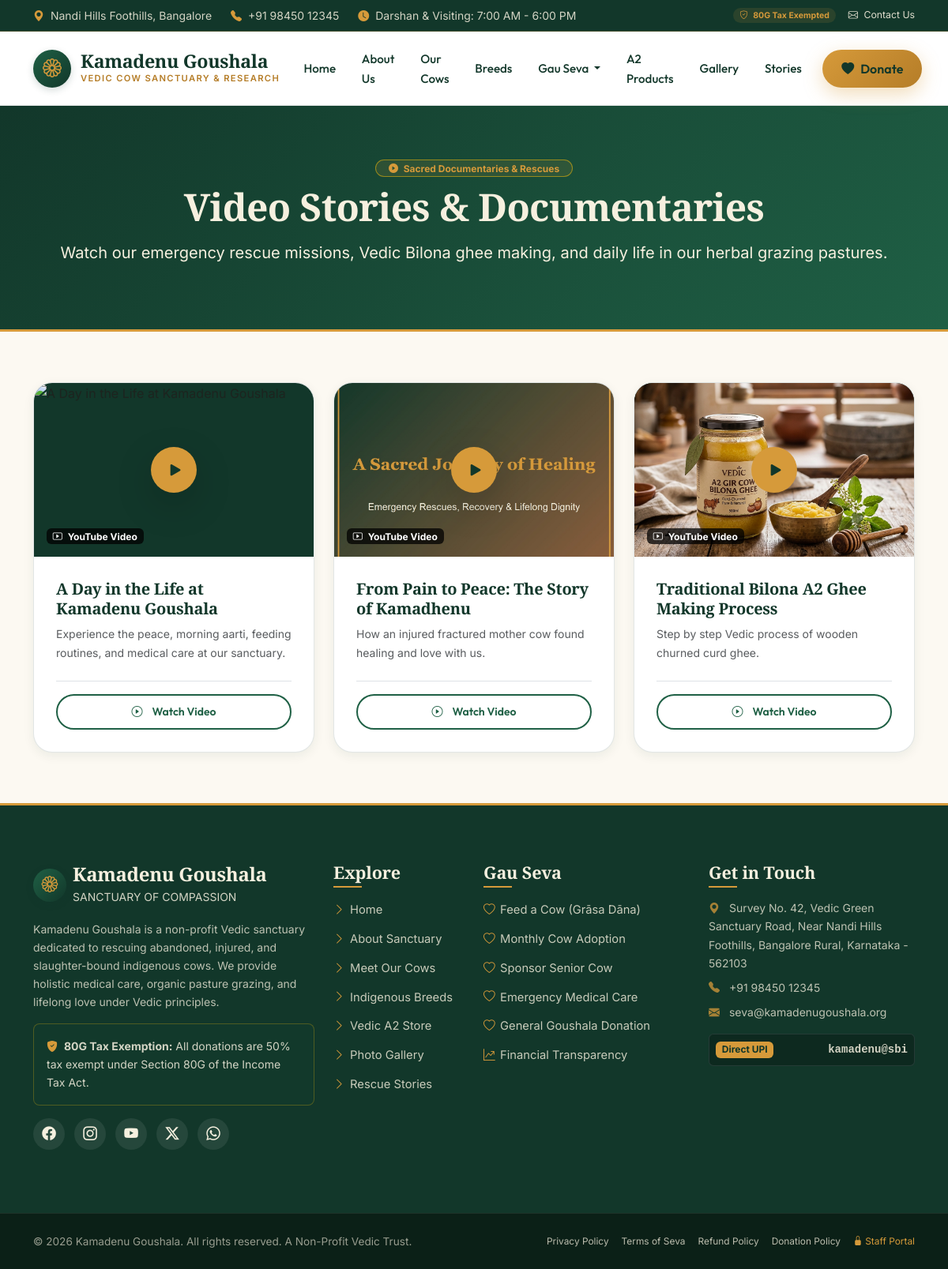
/videos.php, run on the app's committed database.
### tables this page shows
CREATE TABLE `videos` (
  `id` INT UNSIGNED AUTO_INCREMENT PRIMARY KEY,
  `title` VARCHAR(150) NOT NULL,
  `youtube_url` VARCHAR(255) NOT NULL,
  `youtube_video_id` VARCHAR(50) NOT NULL,
  `thumbnail` VARCHAR(255) DEFAULT NULL,
  `description` TEXT DEFAULT NULL,
  `display_order` INT DEFAULT 0,
  `created_at` TIMESTAMP DEFAULT CURRENT_TIMESTAMP
);

### config/app.php (called while the page is built, shortened)
<?php
require_once KAMADENU_ROOT . '/config/database.php';
spl_autoload_register(function ($class) {
    $classFile = KAMADENU_ROOT . '/classes/' . str_replace('\\', '/', $class) . '.php';
    if (file_exists($classFile)) {
        return;
    }
});
require_once KAMADENU_ROOT . '/includes/functions.php';

### config/database.php (called while the page is built, shortened)
<?php
function get_db_connection(): PDO {
    static $pdo = null;
    if ($pdo === null) {
        $dsn = sprintf(
            'mysql:host=%s;port=%s;dbname=%s;charset=%s',
            DB_HOST,
            DB_PORT,
            DB_NAME,
            DB_CHARSET
        );
        $options = [
            PDO::ATTR_ERRMODE            => PDO::ERRMODE_EXCEPTION,
            PDO::ATTR_DEFAULT_FETCH_MODE => PDO::FETCH_ASSOC,
            PDO::ATTR_EMULATE_PREPARES   => false,
            PDO::MYSQL_ATTR_INIT_COMMAND => "SET NAMES utf8mb4 COLLATE utf8mb4_unicode_ci, time_zone = '+05:30'"
        ];
        try {
            $pdo = new PDO($dsn, DB_USER, DB_PASS, $options);
        } catch (PDOException $e) {
            error_log('Database Connection Error: ' . $e->getMessage());
            throw new RuntimeException('Unable to establish database connection. Please ensure MySQL service is running.');
        }
    }
    return $pdo;
}

### classes/Database.php (called while the page is built, shortened)
<?php
class Database {
    private static ?PDO $pdo = null;
    public static function getConnection(): PDO {
        if (self::$pdo === null) {
            self::$pdo = get_db_connection();
        }
        return self::$pdo;
    }
    public static function fetchAll(string $sql, array $params = []): array {
        $stmt = self::getConnection()->prepare($sql);
        $stmt->execute($params);
        return $stmt->fetchAll(PDO::FETCH_ASSOC);
    }
}

### includes/functions.php (called while the page is built, shortened)
<?php
function e(?string $value): string {
    return htmlspecialchars($value ?? '', ENT_QUOTES | ENT_SUBSTITUTE, 'UTF-8');
}

### videos.php (the view, shortened to what this page needs)
<?php
require_once __DIR__ . '/includes/header.php';
$videos = Database::fetchAll("SELECT * FROM videos ORDER BY display_order ASC, id DESC");
?>
<section class="page-hero">
    <div class="container text-center">
        <span class="badge bg-gold-subtle text-gold px-3 py-1 rounded-pill mb-2 border border-warning border-opacity-50">
            <i class="bi bi-play-circle-fill me-1"></i> Sacred Documentaries & Rescues
        </span>
        <h1 class="page-hero-title">Video Stories & Documentaries</h1>
        <p class="fs-5 text-cream opacity-90 mx-auto max-w-700">
            Watch our emergency rescue missions, Vedic Bilona ghee making, and daily life in our herbal grazing pastures.
        </p>
    </div>
</section>
<section class="py-5 bg-cream-soft">
    <div class="container py-3">
        <div class="row g-4">
            <?php foreach ($videos as $v):
            ?>
            <div class="col-md-6 col-lg-4">
                <div class="heritage-card h-100 d-flex flex-column">
                    <div class="position-relative cursor-pointer video-thumb-box overflow-hidden" style="height: 220px; background-color: var(--color-forest-dark);" onclick="openVideoPlayer('<?= e($v['youtube_video_id']); ?>', '<?= e(addslashes($v['title'])); ?>')">
                        <div class="position-absolute top-50 start-50 translate-middle">
                            <div class="rounded-circle bg-gold text-forest-dark d-flex align-items-center justify-content-center shadow-lg" style="width: 58px; height: 58px; font-size: 1.6rem;">
                                <i class="bi bi-play-fill ms-1"></i>
                            </div>
                        </div>
                        <span class="position-absolute bottom-0 start-0 m-3 badge bg-black bg-opacity-75 text-white small">
                            <i class="bi bi-play-btn me-1"></i> YouTube Video
                        </span>
                    </div>
                    <div class="heritage-card-inner d-flex flex-column flex-grow-1">
                        <h3 class="h5 font-serif text-forest-dark mb-2"><?= e($v['title']); ?></h3>
                        <p class="small text-muted mb-4 flex-grow-1">
                            <?= e($v['description']); ?>
                        </p>
                        <div class="pt-3 border-top mt-auto">
                            <button type="button" class="btn btn-outline-forest btn-sm rounded-pill w-100" onclick="openVideoPlayer('<?= e($v['youtube_video_id']); ?>', '<?= e(addslashes($v['title'])); ?>')">
                                <i class="bi bi-play-circle me-1"></i> Watch Video
                            </button>
                        </div>
                    </div>
                </div>
            </div>
            <?php endforeach; ?>
        </div>
    </div>
</section>
<?php require_once __DIR__ . '/includes/footer.php'; ?>

### assets/css/style.css (style rules this page uses)
:root { --color-forest-dark: #12372A; --color-forest: #1F6045; --color-forest-light: #2A7E5B; --color-gold: #D69A3A; --color-gold-light: #F3C474; --color-gold-dark: #B57D28; --color-cream: #F6F0DF; --color-cream-soft: #FCF9F2; --color-earth: #8B5E3C; --color-earth-light: #B48460; --color-charcoal: #1D241F; --color-muted: #5C6760; --color-white: #FFFFFF; --color-border: rgba(18, 55, 42, 0.12); --color-border-gold: rgba(214, 154, 58, 0.35); --font-serif: 'Playfair Display', Georgia, serif; --font-sans: 'Inter', -apple-system, BlinkMacSystemFont, 'Segoe UI', Roboto, sans-serif; --font-heading: 'Outfit', 'Poppins', sans-serif; --shadow-xs: 0 2px 6px rgba(18, 55, 42, 0.05); --shadow-sm: 0 4px 14px rgba(18, 55, 42, 0.07); --shadow-md: 0 8px 24px rgba(18, 55, 42, 0.10); --shadow-lg: 0 16px 38px rgba(18, 55, 42, 0.14); --shadow-gold: 0 8px 25px rgba(214, 154, 58, 0.35); --shadow-forest: 0 10px 30px rgba(31, 96, 69, 0.25); --radius-xs: 6px; --radius-sm: 10px; --radius-md: 16px; --radius-lg: 24px; --radius-xl: 32px; --radius-pill: 9999px; --transition-fast: 0.2s cubic-bezier(0.4, 0, 0.2, 1); --transition-base: 0.35s cubic-bezier(0.4, 0, 0.2, 1); --transition-smooth: 0.5s cubic-bezier(0.16, 1, 0.3, 1); }
*, *::before, *::after { box-sizing: border-box; }
html { scroll-behavior: smooth; font-size: 16px; }
body { font-family: var(--font-sans); color: var(--color-charcoal); background-color: var(--color-cream-soft); line-height: 1.65; overflow-x: hidden; -webkit-font-smoothing: antialiased; -moz-osx-font-smoothing: grayscale; }
h1, h2, h3, h4, .font-serif { font-family: var(--font-serif); color: var(--color-forest-dark); font-weight: 700; letter-spacing: -0.015em; line-height: 1.25; }
.bg-cream-soft { background-color: var(--color-cream-soft) !important; }
.bg-gold { background-color: var(--color-gold) !important; color: var(--color-forest-dark); }
.bg-gold-subtle { background-color: rgba(214, 154, 58, 0.12) !important; }
.text-forest-dark { color: var(--color-forest-dark) !important; }
.text-gold { color: var(--color-gold) !important; }
.text-cream { color: var(--color-cream) !important; }
.btn-outline-forest { border: 2px solid var(--color-forest); color: var(--color-forest); font-weight: 600; font-family: var(--font-heading); padding: 0.65rem 1.65rem; border-radius: var(--radius-pill); background: transparent; transition: all var(--transition-base); display: inline-flex; align-items: center; justify-content: center; gap: 0.5rem; }
.heritage-card { background: var(--color-white); border: 1px solid var(--color-border); border-radius: var(--radius-lg); box-shadow: var(--shadow-sm); transition: all var(--transition-base); overflow: hidden; position: relative; }
.heritage-card-inner { padding: 1.75rem; }
.page-hero { background: linear-gradient(135deg, var(--color-forest-dark), var(--color-forest)); color: var(--color-white); padding: 4rem 0; border-bottom: 3px solid var(--color-gold); }
.page-hero-title { font-size: 3rem; color: var(--color-cream); margin-bottom: 0.75rem; }

### data on the page
videos: title "A Day in the Life at Kamadenu Goushala", description "Experience the peace, morning aarti, feeding routines, and medical care at our sanctuary."
videos: title "From Pain to Peace: The Story of Kamadhenu", description "How an injured fractured mother cow found healing and love with us."
videos: title "Traditional Bilona A2 Ghee Making Process", description "Step by step Vedic process of wooden churned curd ghee."

### other printed values
get_setting('site_phone', '+91 98450 12345') "+91 98450 12345"
get_setting('site_name', 'Kamadenu Goushala') "Kamadenu Goushala"
get_setting('site_email', 'seva@kamadenugoushala.org') "seva@kamadenugoushala.org"
get_setting('upi_id', 'kamadenu@sbi') "kamadenu@sbi"
